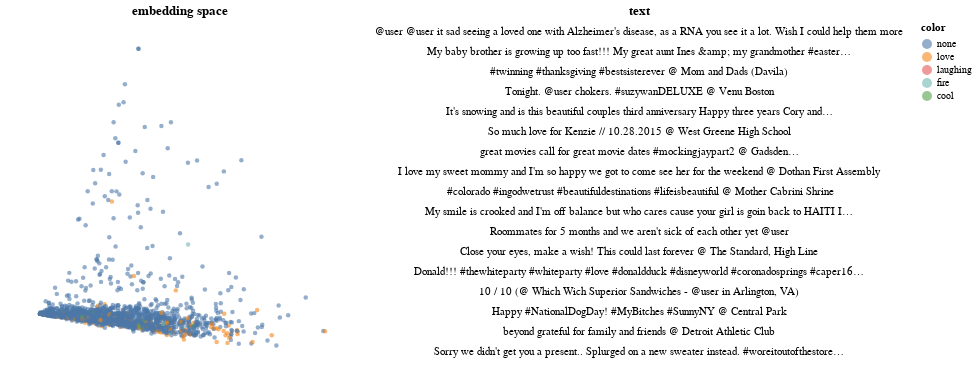

Notebook cell for this chart:
### Markdown cell above
## Visualize

We can move through the space

### Code cell
from cluestar import plot_text

plot_text(X, sampled_texts, color_words=["love", "laughing", "fire", "cool"])

### Figure 1 — Vega-Lite specification as saved in the notebook (floating-point values rounded to 4 significant figures; data arrays with more than 128 entries replaced by an {"elided": "..."} marker saying what was removed)
{"config": {"view": {"continuousWidth": 400, "continuousHeight": 300, "strokeWidth": 0}, "axis": {"grid": false}}, "hconcat": [{"mark": {"type": "circle", "opacity": 0.6, "size": 20}, "encoding": {"color": {"field": "color", "sort": ["none", "love", "laughing", "fire", "cool"], "type": "nominal"}, "tooltip": [{"field": "text", "type": "nominal"}], "x": {"axis": null, "field": "x1", "scale": {"zero": false}, "type": "quantitative"}, "y": {"axis": null, "field": "x2", "scale": {"zero": false}, "type": "quantitative"}}, "height": 350, "selection": {"selector001": {"type": "interval"}}, "title": "embedding space", "width": 350}, {"mark": "text", "encoding": {"text": {"field": "trunc_text", "type": "nominal"}, "x": {"axis": null, "field": "r", "type": "quantitative"}, "y": {"axis": null, "field": "row_number", "type": "ordinal"}}, "title": "text", "transform": [{"window": [{"op": "row_number", "field": "", "as": "row_number"}]}, {"filter": {"selection": "selector001"}}, {"window": [{"op": "rank", "field": "row_number", "as": "rank"}]}, {"filter": "(datum.rank < 18)"}]}], "data": {"name": "data-0c706cf863e362459ec69af349880419"}, "$schema": "https://vega.github.io/schema/vega-lite/v4.17.0.json", "datasets": {"data-0c706cf863e362459ec69af349880419": {"elided": "2000 records"}}}
